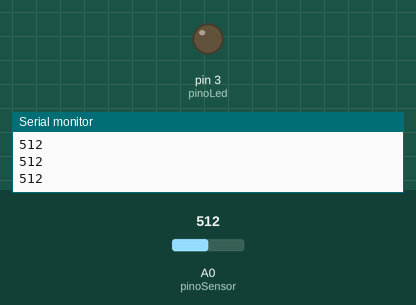
This sketch was run on a simulated Arduino Uno, built with avr-gcc and run on an emulated ATmega328P. Parts: output pins drawn as LEDs (lit = HIGH), the last lines printed to the serial monitor. Inputs (shaded band) come from the test bench; at power-on: A0 (pinoSensor) = 512.

Above: at 1.2 s.
1.3 s: A0 (pinoSensor) set to 716
At 2.2 s:
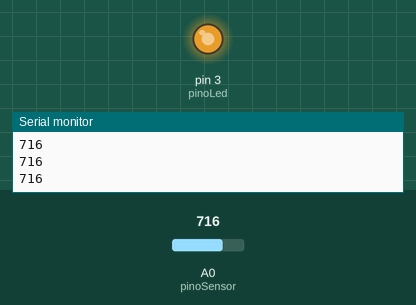
2.8 s: A0 (pinoSensor) set to 755
At 3.3 s:
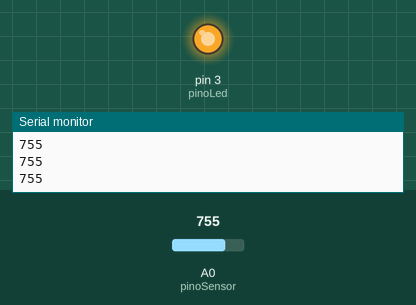
4.3 s: A0 (pinoSensor) set to 768
At 4.6 s:
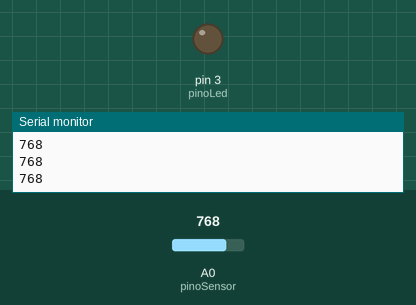
5.8 s: A0 (pinoSensor) set to 900
At 6.8 s:
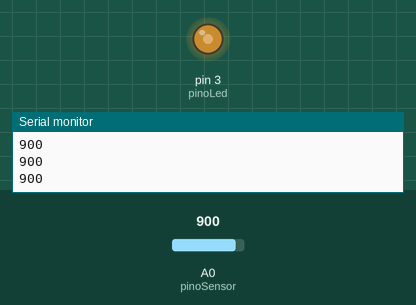
7.3 s: A0 (pinoSensor) set to 306
At 8.1 s:
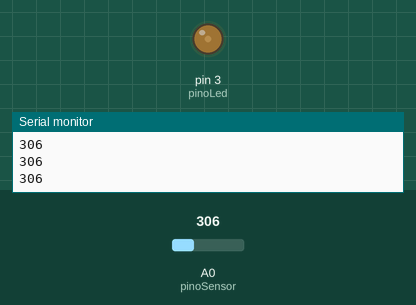
8.8 s: A0 (pinoSensor) set to 0
At 9.2 s:
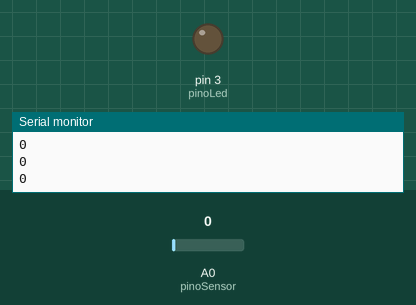
Timing chart, 0 to 11.3 s (numbered marks = the images above; inputs shaded):
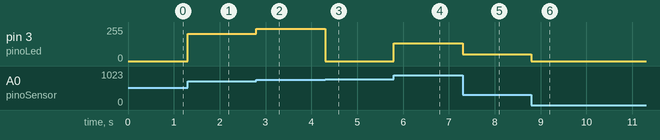

The sketch:

sensorBrilhoLed_07.ino
```cpp
const int pinoSensor = A0;
const int pinoLed = 3; // só pinos 3, 5, 6, 9, 10 e 11 conseguem
                       // simular saída analógica (PWM)
void setup()
{
  Serial.begin(9600);
  pinMode(pinoLed, OUTPUT);
  pinMode(pinoSensor, INPUT); //redundante
}

void loop()
{
  int leituraSensor = analogRead(pinoSensor);
//  leituraSensor = map(leituraSensor, 0, 1023, 0, 255);

  analogWrite(pinoLed, leituraSensor); // qual a diferença entre analogWrite e digitalWrite?

  Serial.println(leituraSensor);
  delay(5);
}
```

Measured:
- the behaviour switches between 767 and 768 on A0 (pinoSensor) (found by bisection; images 2 and 3)
- after the input at 1.3 s, pin 3 (pinoLed): 0/255 → 204/255 at once
- after the input at 2.8 s, pin 3 (pinoLed): 204/255 → 243/255 at once
- after the input at 4.3 s, pin 3 (pinoLed): 243/255 → 0/255 at once
- after the input at 5.8 s, pin 3 (pinoLed): 0/255 → 132/255 at once
- after the input at 7.3 s, pin 3 (pinoLed): 132/255 → 50/255 at once
- after the input at 8.8 s, pin 3 (pinoLed): 50/255 → 0/255 at once
